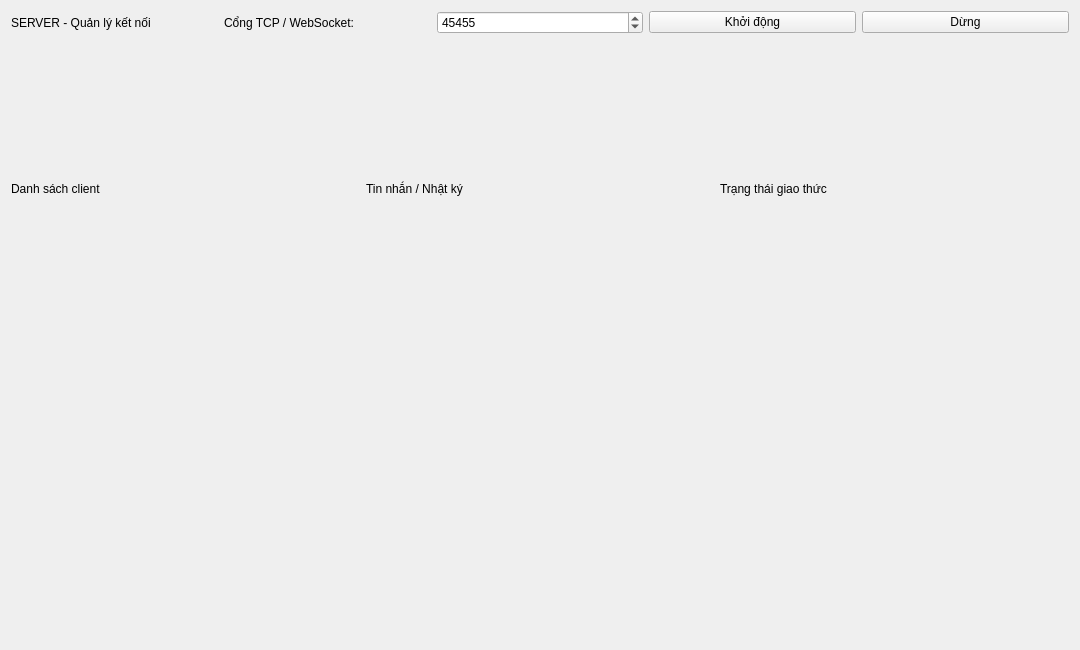
<?xml version="1.0" encoding="UTF-8"?>
<ui version="4.0"><class>ServerWindow</class><widget class="QWidget" name="ServerWindow"><property name="geometry"><rect><x>0</x><y>0</y><width>1080</width><height>650</height></rect></property><property name="windowTitle"><string>Network Server - TCP / UDP / WebSocket</string></property><layout class="QVBoxLayout" name="mainLayout"><item><layout class="QHBoxLayout" name="controls"><item><widget class="QLabel" name="lblTitle"><property name="text"><string>SERVER - Quản lý kết nối</string></property></widget></item><item><widget class="QLabel" name="lblPort"><property name="text"><string>Cổng TCP / WebSocket:</string></property></widget></item><item><widget class="QSpinBox" name="serverPort"><property name="minimum"><number>1</number></property><property name="maximum"><number>65535</number></property><property name="value"><number>45455</number></property></widget></item><item><widget class="QPushButton" name="startButton"><property name="text"><string>Khởi động</string></property></widget></item><item><widget class="QPushButton" name="stopButton"><property name="text"><string>Dừng</string></property></widget></item></layout></item><item><layout class="QHBoxLayout" name="serverBody"><item><layout class="QVBoxLayout" name="leftPane"><item><widget class="QLabel" name="clientsLabel"><property name="text"><string>Danh sách client</string></property></widget></item><item><widget class="QWidget" name="clientHost" native="true"><property name="minimumSize"><size><width>220</width><height>120</height></size></property></widget></item></layout></item><item><layout class="QVBoxLayout" name="centerPane"><item><widget class="QLabel" name="messagesLabel"><property name="text"><string>Tin nhắn / Nhật ký</string></property></widget></item><item><widget class="QWidget" name="messageHost" native="true"><property name="minimumSize"><size><width>220</width><height>120</height></size></property></widget></item></layout></item><item><layout class="QVBoxLayout" name="rightPane"><item><widget class="QLabel" name="statusLabel"><property name="text"><string>Trạng thái giao thức</string></property></widget></item><item><widget class="QWidget" name="statusHost" native="true"><property name="minimumSize"><size><width>220</width><height>120</height></size></property></widget></item></layout></item></layout></item></layout></widget><resources/><connections/></ui>
